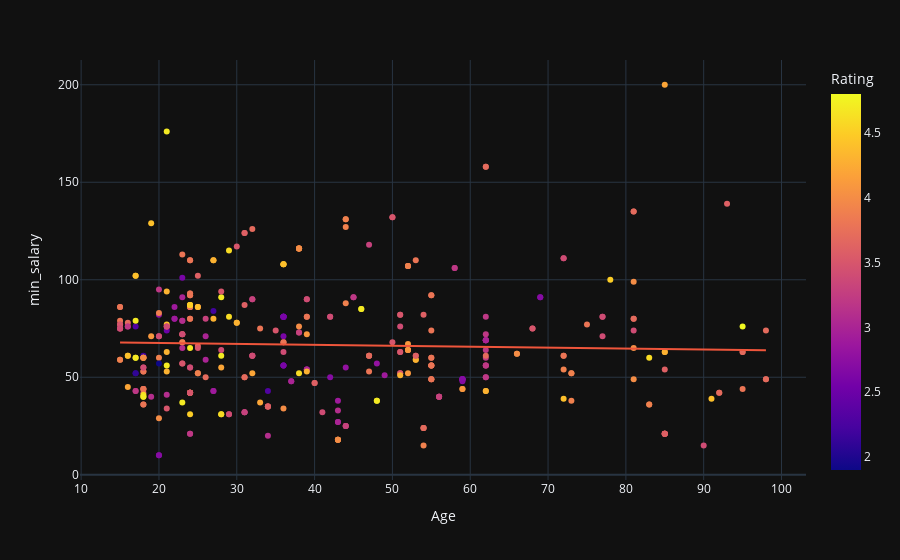
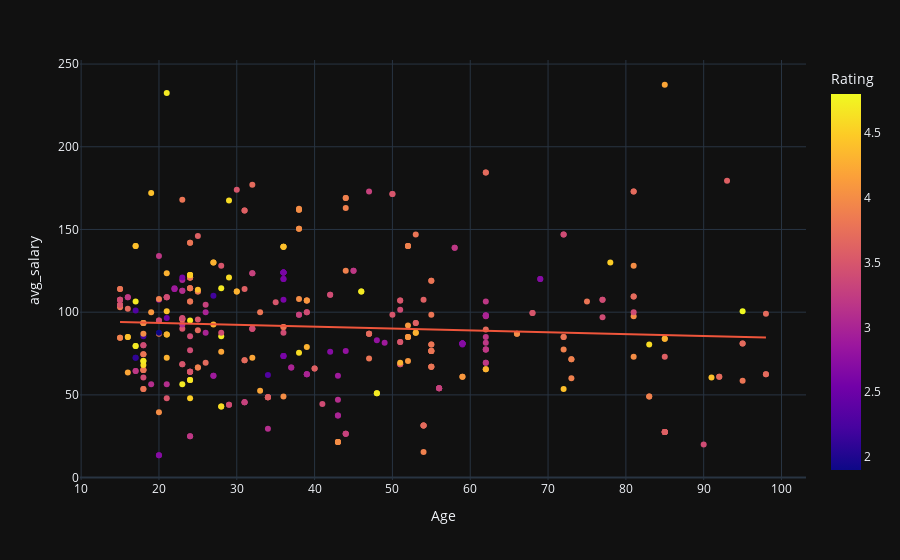

The cell these charts' notebook holds for them, in order:
### Markdown cell above
Bow chart below shows minimum and average wage requirements for individuals based on their age. Box chart was chosen here to make average values more clear as well as show extremes. I want to prove that most people get paid above their minimum threshold and this gap is not dependant on one's age

scatter plots are great to present gradial statistical data and deviations

### Code cell
drawscatter(df2, "age", "min_salary", "Age", "Minimal Salary")
drawscatter(df2, "age", "avg_salary", "Age", "Average Salary")

### Figure 1 — Plotly figure (JSON) as saved in the notebook; plotly's stock layout.template omitted (floating-point values rounded to 4 significant figures; data arrays with more than 128 entries replaced by an {"elided": "..."} marker saying what was removed)
{"data": [{"hovertemplate": "Age=%{x}<br>min_salary=%{y}<br>Rating=%{marker.color}<extra></extra>", "legendgroup": "", "marker": {"color": {"elided": "369 float values"}, "coloraxis": "coloraxis", "symbol": "circle"}, "mode": "markers", "name": "", "orientation": "v", "showlegend": false, "x": {"elided": "369 int values"}, "xaxis": "x", "y": {"elided": "369 int values"}, "yaxis": "y", "type": "scatter"}, {"hovertemplate": "<b>OLS trendline</b><br>min_salary = -0.046792 * age + 68.459<br>R<sup>2</sup>=0.001238<br><br>Age=%{x}<br>min_salary=%{y} <b>(trend)</b><extra></extra>", "legendgroup": "", "marker": {"symbol": "circle"}, "mode": "lines", "name": "", "showlegend": false, "x": {"elided": "369 int values"}, "xaxis": "x", "y": {"elided": "369 float values"}, "yaxis": "y", "type": "scatter"}], "layout": {"xaxis": {"anchor": "y", "domain": [0.0, 1.0], "title": {"text": "Age"}}, "yaxis": {"anchor": "x", "domain": [0.0, 1.0], "title": {"text": "min_salary"}}, "coloraxis": {"colorbar": {"title": {"text": "Rating"}}, "colorscale": [[0.0, "#0d0887"], [0.1111, "#46039f"], [0.2222, "#7201a8"], [0.3333, "#9c179e"], [0.4444, "#bd3786"], [0.5556, "#d8576b"], [0.6667, "#ed7953"], [0.7778, "#fb9f3a"], [0.8889, "#fdca26"], [1.0, "#f0f921"]]}, "legend": {"tracegroupgap": 0}, "margin": {"t": 60}}}

### Figure 2 — Plotly figure (JSON) as saved in the notebook; plotly's stock layout.template omitted (floating-point values rounded to 4 significant figures; data arrays with more than 128 entries replaced by an {"elided": "..."} marker saying what was removed)
{"data": [{"hovertemplate": "Age=%{x}<br>avg_salary=%{y}<br>Rating=%{marker.color}<extra></extra>", "legendgroup": "", "marker": {"color": {"elided": "369 float values"}, "coloraxis": "coloraxis", "symbol": "circle"}, "mode": "markers", "name": "", "orientation": "v", "showlegend": false, "x": {"elided": "369 int values"}, "xaxis": "x", "y": {"elided": "369 float values"}, "yaxis": "y", "type": "scatter"}, {"hovertemplate": "<b>OLS trendline</b><br>avg_salary = -0.11225 * age + 95.689<br>R<sup>2</sup>=0.004310<br><br>Age=%{x}<br>avg_salary=%{y} <b>(trend)</b><extra></extra>", "legendgroup": "", "marker": {"symbol": "circle"}, "mode": "lines", "name": "", "showlegend": false, "x": {"elided": "369 int values"}, "xaxis": "x", "y": {"elided": "369 float values"}, "yaxis": "y", "type": "scatter"}], "layout": {"xaxis": {"anchor": "y", "domain": [0.0, 1.0], "title": {"text": "Age"}}, "yaxis": {"anchor": "x", "domain": [0.0, 1.0], "title": {"text": "avg_salary"}}, "coloraxis": {"colorbar": {"title": {"text": "Rating"}}, "colorscale": [[0.0, "#0d0887"], [0.1111, "#46039f"], [0.2222, "#7201a8"], [0.3333, "#9c179e"], [0.4444, "#bd3786"], [0.5556, "#d8576b"], [0.6667, "#ed7953"], [0.7778, "#fb9f3a"], [0.8889, "#fdca26"], [1.0, "#f0f921"]]}, "legend": {"tracegroupgap": 0}, "margin": {"t": 60}}}
